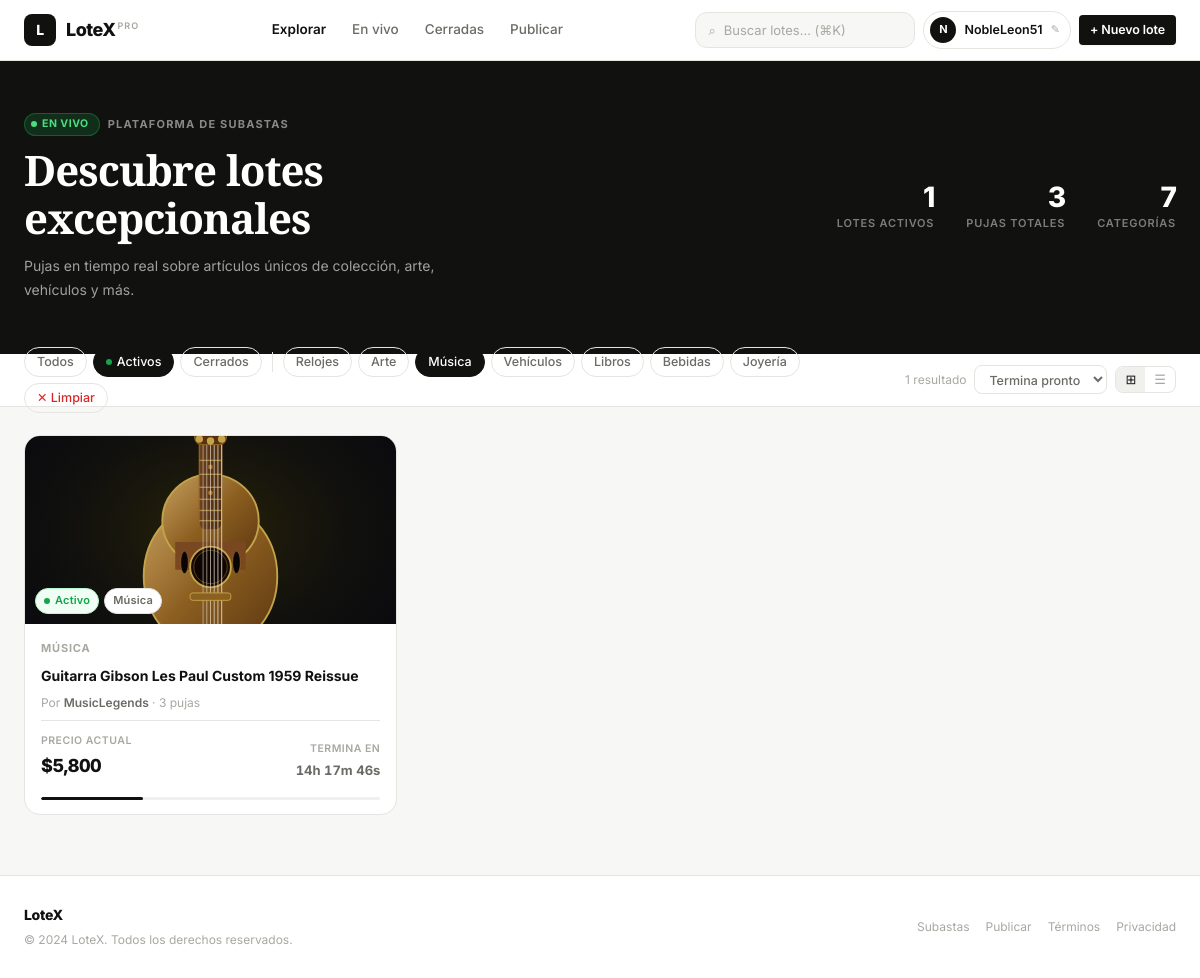
The app's page /?status=active&category=Música with its own data.
### models.py (models this page shows, shortened)
class Auction(db.Model):
    __tablename__ = 'auctions'
    id = db.Column(db.Integer, primary_key=True)
    title = db.Column(db.String(200), nullable=False)
    description = db.Column(db.Text, nullable=False)
    image_url = db.Column(db.String(500), default='/static/images/default.png')
    starting_price = db.Column(db.Float, nullable=False)
    current_price = db.Column(db.Float, nullable=False)
    seller = db.Column(db.String(100), nullable=False)
    created_at = db.Column(db.DateTime, default=datetime.utcnow)
    ends_at = db.Column(db.DateTime, nullable=False)
    status = db.Column(db.String(20), default='active')  # active, closed, upcoming
    category = db.Column(db.String(50), default='General')
    bids = db.relationship('Bid', backref='auction', lazy=True, cascade='all, delete-orphan')
    @property
    def bid_count(self):
        return len(self.bids)

### app.py (the view)
@app.route('/')
def index():
    update_auction_statuses()
    username = get_username()
    category = request.args.get('category', 'all')
    status_filter = request.args.get('status', 'active')
    query = Auction.query
    if status_filter != 'all':
        query = query.filter_by(status=status_filter)
    if category != 'all':
        query = query.filter_by(category=category)
    auctions = query.order_by(Auction.ends_at.asc()).all()
    categories = db.session.query(Auction.category).distinct().all()
    categories = [c[0] for c in categories]
    return render_template('index.html',
                           auctions=auctions,
                           username=username,
                           categories=categories,
                           selected_category=category,
                           selected_status=status_filter)

### app.py (called while the page is built)
def random_username():
    adjectives = ['Veloz', 'Astuto', 'Noble', 'Feroz', 'Sabio', 'Audaz', 'Agil', 'Rapido']
    nouns = ['Puma', 'Condor', 'Jaguar', 'Halcon', 'Lobo', 'Zorro', 'Leon', 'Tigre']
    num = random.randint(10, 99)
    return f"{random.choice(adjectives)}{random.choice(nouns)}{num}"

def get_username():
    if 'username' not in session:
        session['username'] = random_username()
    return session['username']

def update_auction_statuses():
    now = datetime.utcnow()
    expired = Auction.query.filter(
        Auction.ends_at <= now,
        Auction.status == 'active'
    ).all()
    for a in expired:
        a.status = 'closed'
    if expired:
        db.session.commit()

### templates/index.html (shortened to what this page needs)
{% extends "layout.html" %}
{% block content %}
<section class="hero-strip">
  <div class="hero-strip-inner">
    <div class="hero-title-block">
      <div class="hero-eyebrow">
        <span class="live-indicator"><span class="live-dot"></span>EN VIVO</span>
        Plataforma de Subastas
      </div>
      <h1 class="hero-h1">Descubre lotes<br>excepcionales</h1>
      <p class="hero-sub">Pujas en tiempo real sobre artículos únicos de colección, arte, vehículos y más.</p>
    </div>
    <div class="hero-stats">
      <div class="stat-item">
        <div class="stat-num">{{ auctions | length }}</div>
        <div class="stat-label">Lotes activos</div>
      </div>
      <div class="stat-item">
        <div class="stat-num">{% set tb = auctions | map(attribute='bid_count') | sum %}{{ tb }}</div>
        <div class="stat-label">Pujas totales</div>
      </div>
      <div class="stat-item">
        <div class="stat-num">{{ categories | length }}</div>
        <div class="stat-label">Categorías</div>
      </div>
    </div>
  </div>
</section>
<div class="toolbar">
  <div class="toolbar-inner">
    <div class="filter-group">
      <a href="/?status=all&category={{ selected_category }}"
         class="filter-pill {% if selected_status == 'all' %}active{% endif %}">Todos</a>
      <a href="/?status=active&category={{ selected_category }}"
         class="filter-pill {% if selected_status == 'active' %}active{% endif %}">
        <span class="live-dot" style="background:var(--success);animation:none;"></span> Activos
      </a>
      <a href="/?status=closed&category={{ selected_category }}"
         class="filter-pill {% if selected_status == 'closed' %}active{% endif %}">Cerrados</a>
      {% for cat in categories %}
      <a href="/?status={{ selected_status }}&category={{ cat }}"
         class="filter-pill {% if selected_category == cat %}active{% endif %}">{{ cat }}</a>
      {% endfor %}
      {% if selected_category != 'all' %}
      <a href="/?status={{ selected_status }}&category=all"
         class="filter-pill" style="color:var(--danger);">✕ Limpiar</a>
      {% endif %}
    </div>
    <div class="toolbar-right">
      <span class="results-count">{{ auctions | length }} resultado{% if auctions|length != 1 %}s{% endif %}</span>
      <select class="sort-select" id="sortSelect">
        <option value="ends_asc">Termina pronto</option>
      </select>
      <div class="view-toggle">
        <button class="view-btn active" id="gridViewBtn" title="Vista cuadrícula">⊞</button>
        <button class="view-btn" id="listViewBtn" title="Vista lista">☰</button>
      </div>
    </div>
  </div>
</div>
<div class="page-body">
  {% if auctions %}
  <div class="auction-grid" id="auctionGrid">
    {% for auction in auctions %}
    <div class="auction-card {% if auction.status == 'closed' %}closed{% endif %}"
         data-ends="{{ auction.ends_at.isoformat() }}"
         data-price="{{ auction.current_price }}"
         data-bids="{{ auction.bid_count }}"
         data-id="{{ auction.id }}"
         onclick="window.location='/auction/{{ auction.id }}'"
         tabindex="0"
         role="article"
         aria-label="{{ auction.title }}, precio actual ${{ '{:,.0f}'.format(auction.current_price) }}">
      <div class="card-img-wrap">
        <img class="card-img" src="{{ auction.image_url }}" alt="{{ auction.title }}" loading="lazy" />
        <div class="card-badges">
          {% if auction.status == 'active' %}
            <span class="badge badge-active"><span class="status-dot"></span> Activo</span>
          {% else %}
            <span class="badge badge-closed">Cerrado</span>
          {% endif %}
          <span class="badge badge-cat">{{ auction.category }}</span>
        </div>
      </div>
      <div class="card-body">
        <div class="card-cat">{{ auction.category }}</div>
        <div class="card-title">{{ auction.title }}</div>
        <div class="card-seller">Por <b>{{ auction.seller }}</b> · {{ auction.bid_count }} puja{% if auction.bid_count != 1 %}s{% endif %}</div>
        <div class="card-footer">
          <div class="price-block">
            <div class="price-label">Precio actual</div>
            <div class="price-val">${{ "{:,.0f}".format(auction.current_price) }}</div>
          </div>
          <div class="countdown-wrap">
            {% if auction.status == 'active' %}
              <div class="countdown-label-sm">Termina en</div>
              <div class="countdown-val" data-ends="{{ auction.ends_at.isoformat() }}">—</div>
            {% else %}
              <div class="countdown-label-sm">Estado</div>
              <div class="countdown-val" style="color:var(--text-muted);">Cerrado</div>
            {% endif %}
          </div>
        </div>
      </div>
      {% if auction.bid_count > 0 %}
      <div class="bid-bar-wrap">
        <div class="bid-bar-track">
          <div class="bid-bar-fill" style="width:{{ [auction.bid_count * 10, 100] | min }}%"></div>
        </div>
      </div>
      {% endif %}
    </div>
    {% endfor %}
  </div>
  {% else %}
  <div class="empty-state">
    <span class="empty-icon">🔍</span>
    <div class="empty-title">No hay resultados</div>
    <p class="empty-desc">Prueba con otros filtros o <a href="/create">publica un nuevo lote</a>.</p>
  </div>
  {% endif %}
</div>
{% endblock %}

### records on screen
Auction: category "Relojes"
Auction: category "Arte"
Auction: category "Vehículos"
Auction: category "Libros"
Auction: category "Bebidas"
Auction: category "Joyería"
Auction: image_url (picture), status "active" (drawn), category "Música", category "MÚSICA", title "Guitarra Gibson Les Paul Custom 1959 Reissue", seller "MusicLegends", bid_count "3", current_price "5,800", {{ [auction.bid_count * 10, 100] | min }} 30 (drawn)

### other values on screen
{{ username }} "NobleLeon51"
{{ auctions | length }} "1"
{{ tb }} "3"
{{ categories | length }} "7"
{{ cat }} "Música"
